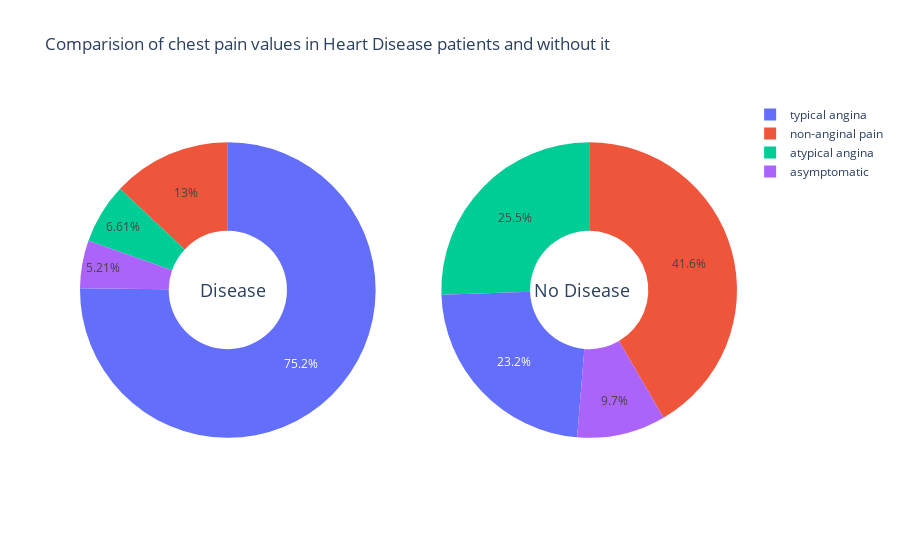

Notebook code cell kept with this figure:
### Code cell
# Making a comparing Pie chart of chest pain of heart disease patients and those without heart disease

import plotly.graph_objects as go
from plotly.subplots import make_subplots

labels = ["typical angina", "atypical angina", "non-anginal pain","asymptomatic"]

# Create subplots: use 'domain' type for Pie subplot
fig = make_subplots(rows=1, cols=2, specs=[[{'type':'domain'}, {'type':'domain'}]])
fig.add_trace(go.Pie(labels=labels, values=[75.2,6.61,13,5.21], name="Heart Disease"),
              1, 1)
fig.add_trace(go.Pie(labels=labels, values=[23.2,25.5,41.6,9.7], name="No Heart Disease"),
              1, 2)

# Use `hole` to create a donut-like pie chart
fig.update_traces(hole=.4, hoverinfo="label+percent+name")

fig.update_layout(
    title_text="Comparision of chest pain values in Heart Disease patients and without it",
    # Add annotations in the center of the donut pies.
    annotations=[dict(text='Disease', x=0.18, y=0.5, font_size=18, showarrow=False),
                 dict(text='No Disease', x=0.84, y=0.5, font_size=18, showarrow=False)])
fig.show()

### Figure 1 — Plotly figure (JSON) as saved in the notebook; plotly's stock layout.template omitted (floating-point values rounded to 4 significant figures)
{"data": [{"domain": {"x": [0, 0.45], "y": [0, 1]}, "hole": 0.4, "hoverinfo": "label+percent+name", "labels": ["typical angina", "atypical angina", "non-anginal pain", "asymptomatic"], "name": "Heart Disease", "type": "pie", "values": [75.2, 6.61, 13, 5.21]}, {"domain": {"x": [0.55, 1], "y": [0, 1]}, "hole": 0.4, "hoverinfo": "label+percent+name", "labels": ["typical angina", "atypical angina", "non-anginal pain", "asymptomatic"], "name": "No Heart Disease", "type": "pie", "values": [23.2, 25.5, 41.6, 9.7]}], "layout": {"annotations": [{"font": {"size": 18}, "showarrow": false, "text": "Disease", "x": 0.18, "y": 0.5}, {"font": {"size": 18}, "showarrow": false, "text": "No Disease", "x": 0.84, "y": 0.5}], "title": {"text": "Comparision of chest pain values in Heart Disease patients and without it"}}}
